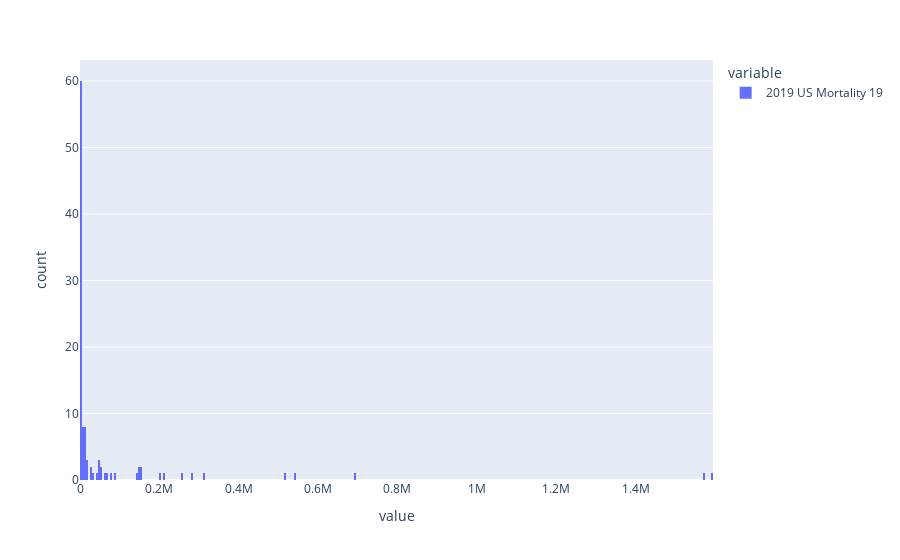

Notebook cell for this chart:
### Code cell
px.histogram(selected['2019 US Mortality 19'],nbins=500)

### Figure 1 — Plotly figure (JSON) as saved in the notebook; plotly's stock layout.template omitted (floating-point values rounded to 4 significant figures)
{"data": [{"alignmentgroup": "True", "bingroup": "x", "hovertemplate": "variable=2019 US Mortality 19<br>value=%{x}<br>count=%{y}<extra></extra>", "legendgroup": "2019 US Mortality 19", "marker": {"color": "#636efa", "pattern": {"shape": ""}}, "name": "2019 US Mortality 19", "nbinsx": 500, "offsetgroup": "2019 US Mortality 19", "orientation": "v", "showlegend": true, "type": "histogram", "x": [1, 2, 8, 9, 14, 16, 19, 20, 38, 39, 40, 59, 73, 85, 85, 85, 90, 91, 96, 98, 100, 117, 124, 131, 217, 225, 241, 360, 362, 366, 408, 451, 572, 592, 658, 718, 791, 801, 975, 982, 1181, 1208, 1277, 1367, 1410, 1446, 1672, 1820, 1993, 2000, 2182, 2249, 2300, 2477, 3554, 3646, 3822, 4624, 4687, 4854, 6497, 6626, 7114, 7150, 7252, 7611, 7711, 9211, 10313, 10482, 10753, 12030, 13036, 13712, 14242, 14620, 17786, 17862, 18054, 27075, 28625, 30898, 44395, 47466, 47612, 48250, 52359, 52938, 61368, 68126, 76761, 87566, 140661, 146659, 148272, 150790, 154284, 201142, 214334, 256352, 283378, 312688, 516955, 542903, 690509, 1574518, 1592187], "xaxis": "x", "yaxis": "y"}], "layout": {"barmode": "relative", "legend": {"title": {"text": "variable"}, "tracegroupgap": 0}, "margin": {"t": 60}, "xaxis": {"anchor": "y", "domain": [0, 1], "title": {"text": "value"}}, "yaxis": {"anchor": "x", "domain": [0, 1], "title": {"text": "count"}}}}
